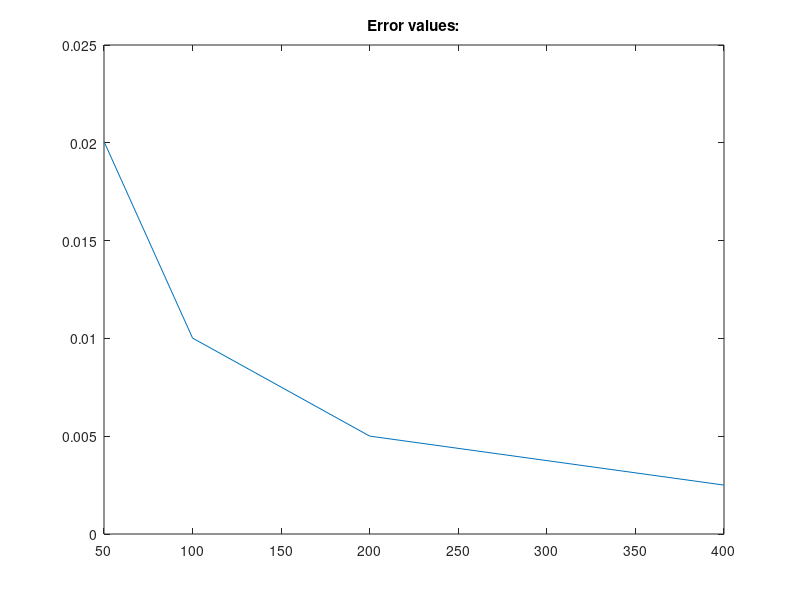
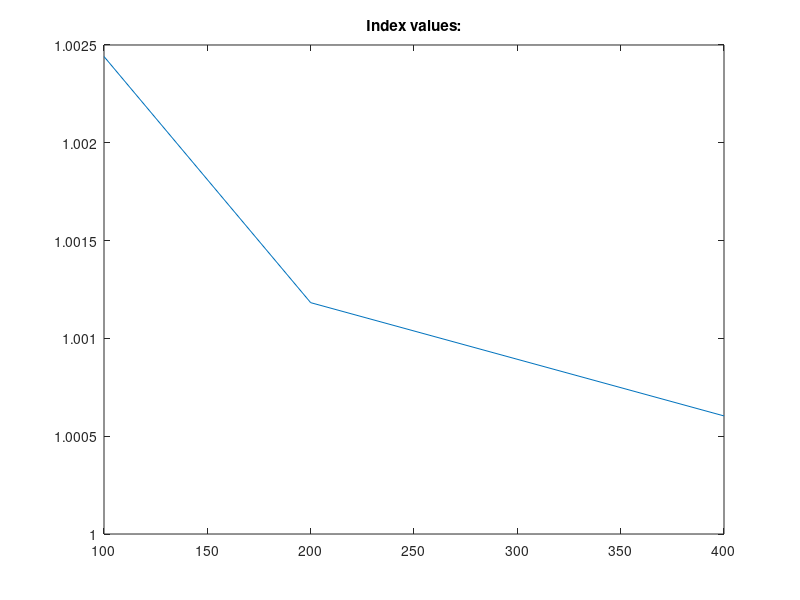
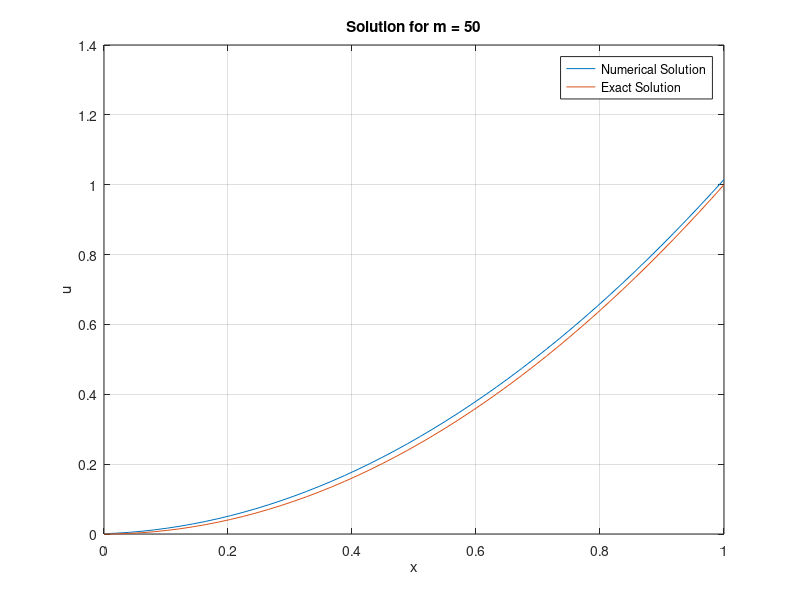
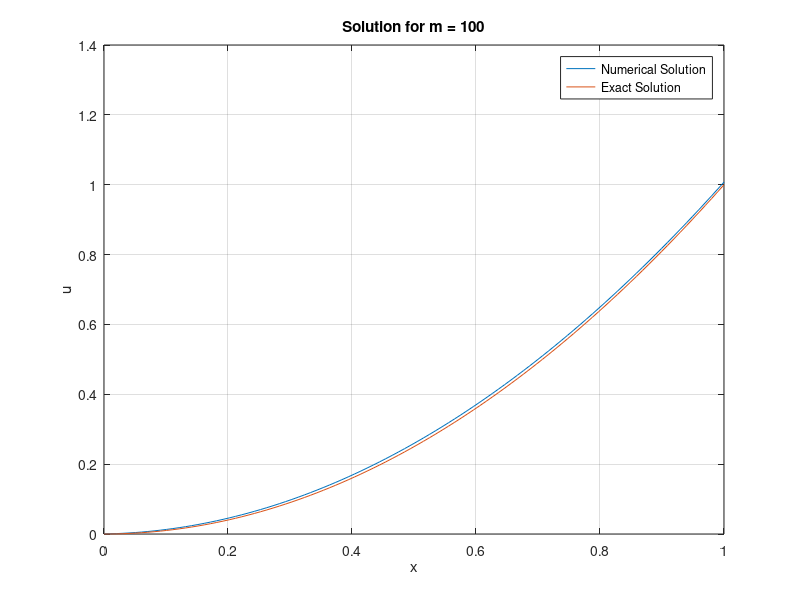

Recreate these plots in MATLAB, in order.
close all
clear all

%data init
x0 = 0;
xk = 1;
t0 = 0;
tk = 1;
a_xt = -2;
u_x0 = 0;
u_0t = 0;
numberOfProbes = [50, 100, 200, 400];

% lambda
lamb = 0.2;

%function init
error = [];
f = @(x, t) x.^2 + 4 * x * t;
f_ex = @(x, t) (x.^2) * t;

for m = numberOfProbes
    n = floor(m / lamb);
    h = (xk - x0) / m;
    k = lamb * h;

    x = linspace(x0, xk, m + 1);
    t = linspace(t0, tk, n + 1);

    U = zeros(m, 1);
    for idx = 1:m
        U(idx) = u_x0;
    end

    A = zeros(m, m);
    B = zeros(m, m);

    for idx = 1:m-1
        A(idx, idx) = 1 - 0.5 * lamb * a_xt;
        B(idx, idx) = 1 + 0.5 * lamb * a_xt;
        A(idx + 1, idx) = 0.5 * lamb * a_xt;
        B(idx + 1, idx) = -0.5 * lamb * a_xt;
    end

    A(m, m) = 1 - 0.5 * lamb * a_xt;
    B(m, m) = 1 + 0.5 * lamb * a_xt;

    for i = 1:floor(tk / k)
        W = zeros(m, 1);
        W(1) = u_0t;

        F = zeros(m, 1);
        for idx = 1:m
            F(idx) = f(x(idx + 1), t(i) + k / 2);
        end

        right_side = B * U - lamb * a_xt * W + k * F;

        U = A \ right_side;
    end

    x = linspace(x0, xk, m);
    f_exact = zeros(m, 1);
    for i = 1:m
        f_exact(i) = f_ex(x(i), 1);
    end
    
    figure(m);
    plot(x, U, x, f_exact);
    legend('Numerical Solution', 'Exact Solution');
    xlabel('x');
    ylabel('u');
    title(['Solution for m = ', num2str(m)]);
    grid on;

    % Calculate error
    temp_e = max(max(abs(U-f_exact)));
    error = [error,temp_e];

    %index calculation
index = log2(error(1:length(error)-1)./error(2:length(error)));
if(m>numberOfProbes(1))
fprintf(1, "For n: %f " , n)
fprintf(1, "and m: %f" , m)
fprintf(1, " points case index is: %f" , index(length(index)))
fprintf(1, " with maximum error: %f \n", temp_e)
end
end

figure(1)
plot(numberOfProbes, error);
title("Error values:");
figure(2)
plot(numberOfProbes(2: end), index)
title("Index values:")
